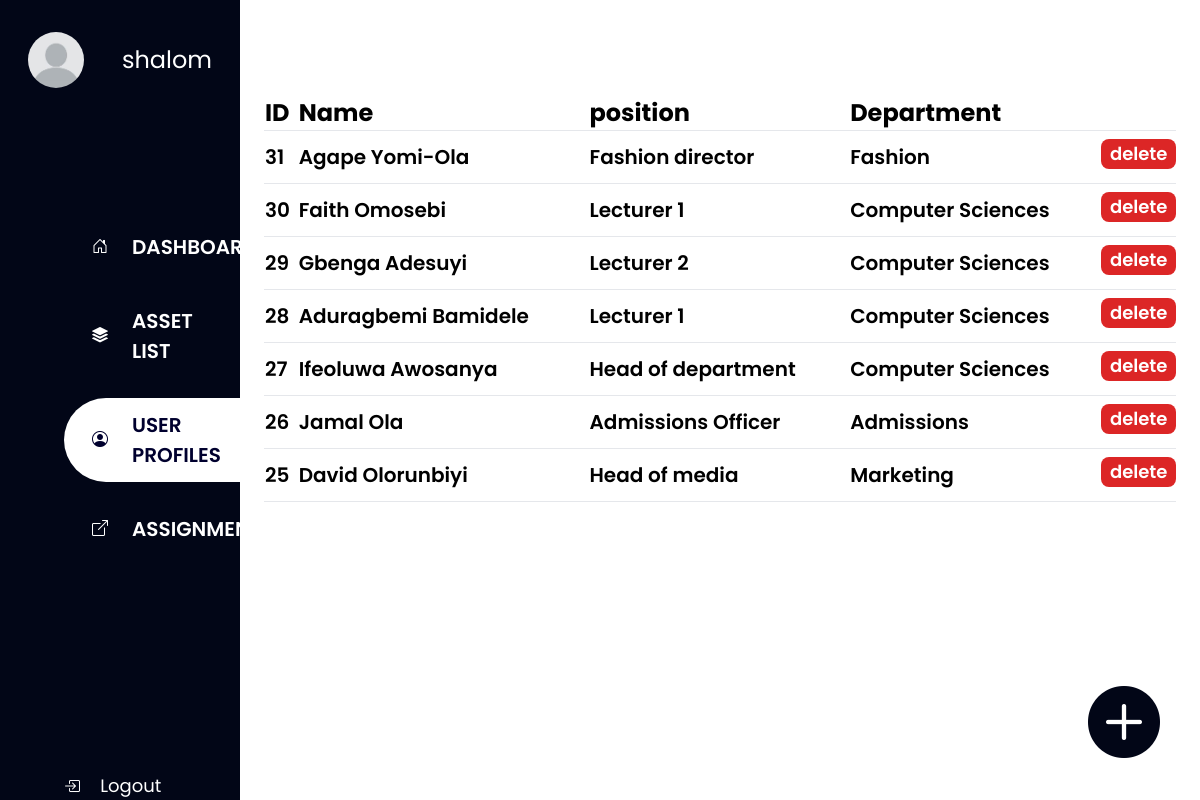
Screenshot of /userprofiles (signed in) with the database file from the repository.
### App/models.py (models this page shows, shortened)
class Staff(models.Model):
    user = models.ForeignKey(User, on_delete=models.CASCADE, default=1)
    username = models.CharField(max_length=30)
    staff_id = models.IntegerField(default=1)
    profileimg = models.ImageField(
        upload_to='profile_images', default='default-profile-pic.jpg')
    fname = models.CharField(max_length=50)
    lname = models.CharField(max_length=50)
    email = models.EmailField()
    position = models.CharField(max_length=60)
    dept = models.CharField(max_length=60)
    password = models.CharField(max_length=20)

### App/views.py (the view)
# urls.py: path('userprofiles', views.userprofiles, name='userprofiles'),
@login_required(login_url='login')
def userprofiles(request):
    staffs = Staff.objects.all()
    return render(request, 'userprofiles.html', {'staffs': staffs, 'navbar': 'userprofiles'})

### templates/userprofiles.html
{% extends "templates/admin_base.html" %} {% block content %}
<div class="w-full border-box px-6">
  <table class="w-full table-auto text-left">
    <thead class="border-b">
      <td class="text text-2xl font-bold">ID</td>
      <td class="text text-2xl font-bold">Name</td>
      <td class="text text-2xl font-bold">position</td>
      <td class="text text-2xl font-bold">Department</td>
    </thead>
    <tbody>
      {% for staff in staffs reversed %}
      <tr class="border-b my-5 py-2">
        <td class="text text-xl font-semibold py-3">{{staff.id}}</td>
        <td class="text text-xl font-semibold">
          {{staff.fname}} {{staff.lname}}
        </td>
        <td class="text text-xl font-semibold">{{staff.position}}</td>
        <td class="text text-xl font-semibold">{{staff.dept}}</td>
        <td class="text text-lg font-semibold flex justify-center text-white bg-red-600  mt-2 rounded-lg"><a href="/delete_staff/{{staff.id}}">delete</a></td>
      </tr>
      {% endfor %}
    </tbody>
  </table>
  </div>
  <div class="add-user">
    <a href="register">
       <i
      class="bi bi-plus-circle-fill text-slate-950 text-7xl absolute right-10 bottom-10 cursor-pointer z-50"
    ></i>
    </a>
  </div>
</div>
{% endblock content %}

### templates/admin_base.html (shortened to what this page needs)
<!DOCTYPE html>
<html lang="en">
  <head>
    <script src="https://cdn.tailwindcss.com"></script>
    <link
      rel="stylesheet"
      href="https://cdn.jsdelivr.net/npm/bootstrap-icons@1.7.2/font/bootstrap-icons.css"
    />
  </head>
  <body class="bg-white font-[Poppins]">
    {% if user.is_authenticated and user.is_staff %}
    <div class="wrap relative w-full h-screen flex">
      <div class="sidebar h-full bg-slate-950 flex flex-col items-center">
        <div
          class="user-info w-full text-2xl p-7 mt-1 mb-5 flex items-center justify-between"
        >
          <img
            src="../media/default-profile-pic-.jpg"
            alt=""
            class="w-14 h-14 rounded-full"
          />
          <h1 class="username text-white">{{user.username}}</h1>
        </div>
        <div class="gotos w-full h-4/5 flex flex-col pl-16 mt-16">
          <a
            href="dashboard"
            class="goto {% if navbar == 'dashboard' %} active {% endif %} hover:bg-white flex items-center px-7 py-3 rounded-l-full"
          >
            <i class="bi bi-house-door text-white"></i>
            <span class="text-[15px] ml-6 text-white uppercase">Dashboard</span>
          </a>
          <a
            href="assetlist"
            class="goto {% if navbar == 'assetlist' %} active {% endif %} hover:bg-white flex items-center px-7 py-3 rounded-l-full"
          >
            <i class="bi bi-stack text-white"></i>
            <span class="ml-6 text-white uppercase">Asset List</span>
          </a>
          <a
            href="userprofiles"
            class="goto {% if navbar == 'userprofiles' %} active {% endif %} hover:bg-white flex items-center px-7 py-3 rounded-l-full"
          >
            <i class="bi bi-person-circle text-white"></i>
            <span class="ml-6 text-white uppercase">User profiles</span>
          </a>
          <a
            href="assignments"
            class="goto {% if navbar == 'assignments' %} active {% endif %} hover:bg-white flex items-center px-7 py-3 rounded-l-full"
          >
            <i class="bi bi-box-arrow-up-right text-white"></i>
            <span class="ml-6 text-white uppercase">Assignments</span>
          </a>
          <a href="logout" class="logout mt-auto">
            <i class="bi bi-box-arrow-in-right text-white"></i>
            <span class="text-lg ml-4 text-white">Logout</span>
          </a>
        </div>
      </div>
      <div class="main h-full relative z-20 bg-white">
        <div class="body-main flex justify-center items-center box-border">
          {% block content %} {% endblock content %}
        </div>
      </div>
    {% elif user.is_authenticated %} {% include 'userprofile.html' %} {% endif %}
  </body>
</html>

### templates/admin_base.html (style rules this page uses)
.goto span { font-size: 20px; font-weight: 600; }
.goto i { font-size: 16px; }
.goto { margin-top: 20px; }
.goto.active { background: white; color: rgb(0, 0, 46); }
.goto.active span, .goto.active i { color: rgb(0, 0, 46); }
.sidebar { position: relative; width: 20%; }
.main { width: 80%; }
.main { overflow: hidden; }
.body-main { width: 100%; margin-top: 5%; }

### rows the page displays
Staff: id "31", fname "Agape", lname "Yomi-Ola", position "Fashion director", dept "Fashion"
Staff: id "30", fname "Faith", lname "Omosebi", position "Lecturer 1", dept "Computer Sciences"
Staff: id "29", fname "Gbenga", lname "Adesuyi", position "Lecturer 2", dept "Computer Sciences"
Staff: id "28", fname "Aduragbemi", lname "Bamidele", position "Lecturer 1", dept "Computer Sciences"
Staff: id "27", fname "Ifeoluwa", lname "Awosanya", position "Head of department", dept "Computer Sciences"
Staff: id "26", fname "Jamal", lname "Ola", position "Admissions Officer", dept "Admissions"
Staff: id "25", fname "David", lname "Olorunbiyi", position "Head of media", dept "Marketing"

### other values shown
{{ user.username }} "shalom"
